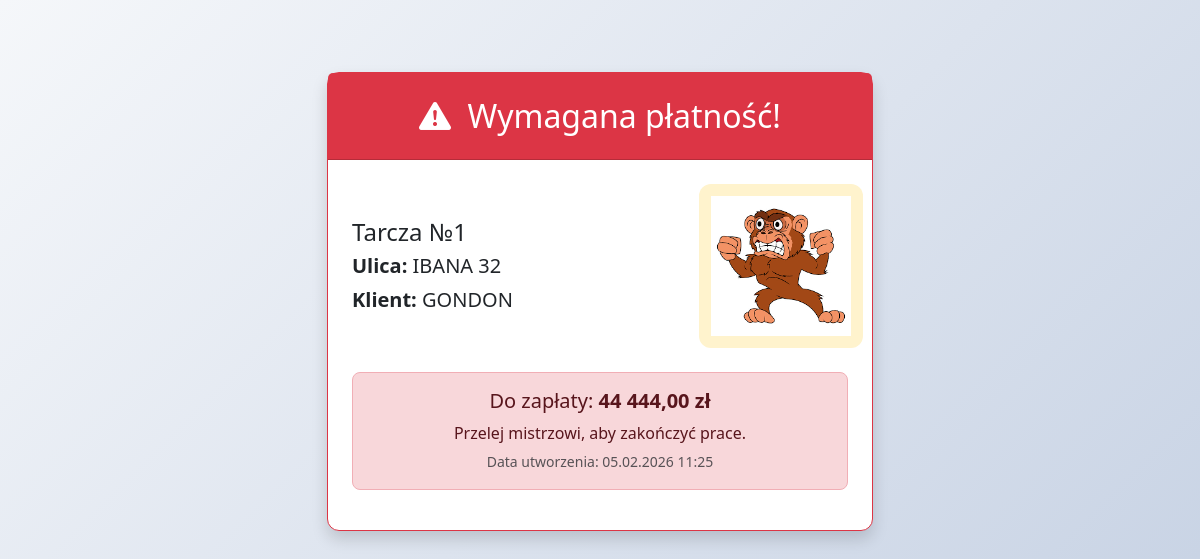
Screenshot of /public/1 with the database file from the repository.
### app.py (models this page shows)
class Shield(db.Model):
    __tablename__ = 'shields'
    id = db.Column(db.Integer, primary_key=True)
    street = db.Column(db.String(100), nullable=False)
    client = db.Column(db.String(100), nullable=False)
    amount = db.Column(db.Float, nullable=False)
    paid = db.Column(db.Boolean, default=False)
    date_created = db.Column(db.DateTime, default=datetime.datetime.utcnow, index=True)
    paid_date = db.Column(db.DateTime, nullable=True, index=True)
    photo_path = db.Column(db.String(200), nullable=True)

### app.py (the view)
@app.route('/public/<int:shield_id>')
def public(shield_id: int):
    shield = Shield.query.get_or_404(shield_id)
    return render_template('public.html', shield=shield)

### app.py (called while the page is built)
@app.template_filter('format_money')
def format_money(value: float) -> str:
    try:
        return f"{value:,.2f}".replace(',', ' ').replace('.', ',')
    except (ValueError, TypeError):
        return "0,00"

### templates/public.html (shortened to what this page needs)
{% extends 'base.html' %}
{% block content %}
<div class="row justify-content-center">
    <div class="col-12 col-md-8 col-lg-6 mt-4">
        <div class="card shadow text-center {% if shield.paid %}border-success{% else %}border-danger{% endif %}">
            <div class="card-header {% if shield.paid %}bg-success text-white{% else %}bg-danger text-white{% endif %} py-4 text-center">
                <h2 class="mb-0">
                    {% if shield.paid %}
                        <i class="bi bi-check-circle-fill me-2"></i> Wszystko opłacone!
                    {% else %}
                        <i class="bi bi-exclamation-triangle-fill me-2"></i> Wymagana płatność!
                    {% endif %}
                </h2>
            </div>
            <div class="card-body p-4">
                <div class="row align-items-center mb-4">
                    <div class="col-8 text-start">
                        <h4 class="mb-1">Tarcza №{{ shield.id }}</h4>
                        <p class="mb-1 fs-5"><strong>Ulica:</strong> {{ shield.street }}</p>
                        <p class="mb-0 fs-5"><strong>Klient:</strong> {{ shield.client }}</p>
                    </div>
                    <div class="col-4 text-end">
                        {% if not shield.paid %}
                            <div style="background: #fff3cd; border-radius: 12px; padding: 12px; display: inline-block;">
                                <img src="{{ url_for('static', filename='images/mad.png') }}"
                                     alt="Agresywna małpa"
                                     style="width: 140px; height: auto;">
                            </div>
                        {% else %}
                            <div style="background: #d4edda; border-radius: 12px; padding: 12px; display: inline-block;">
                                <img src="{{ url_for('static', filename='images/happy.jpg') }}"
                                     alt="Spokojna małpa"
                                     style="width: 140px; height: auto;">
                            </div>
                        {% endif %}
                    </div>
                </div>
                {% if shield.paid %}
                <div class="alert alert-success mt-4">
                    <h5 class="mb-1">Dziękujemy za płatność!</h5>
                    <p class="mb-2">Opłacono: <strong>{{ shield.paid_date.strftime('%d.%m.%Y %H:%M') }}</strong></p>
                    <p class="mb-0">Prace wykonane / tarcza przyjęta.</p>
                </div>
                {% else %}
                <div class="alert alert-danger mt-4">
                    <h5 class="mb-2">Do zapłaty: <strong>{{ shield.amount | format_money }} zł</strong></h5>
                    <p class="mb-1">Przelej mistrzowi, aby zakończyć prace.</p>
                    <small class="text-muted">Data utworzenia: {{ shield.date_created.strftime('%d.%m.%Y %H:%M') }}</small>
                </div>
                {% endif %}
            </div>
        </div>
    </div>
</div>
{% endblock %}

### templates/base.html (style rules this page uses)
body { background: linear-gradient(135deg, #f5f7fa 0%, #c3cfe2 100%); min-height: 100vh; font-family: system-ui, sans-serif; }
.card { border-radius: 12px; box-shadow: 0 4px 20px rgba(0,0,0,0.08); transition: transform 0.2s; }
.alert { border-radius: 8px; }

### rows the page displays
Shield: id "1", street "IBANA 32", client "GONDON", amount "44 444,00", date_created "05.02.2026 11:25"
